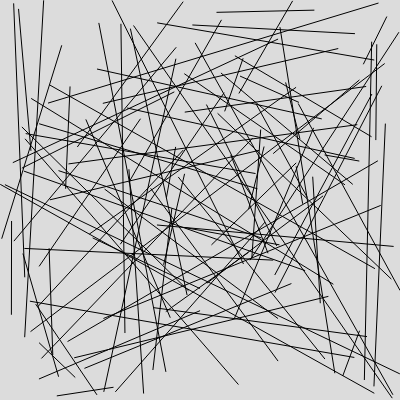
Frame 1 (no input)
Frame 60 (no input): identical to frame 1, image omitted
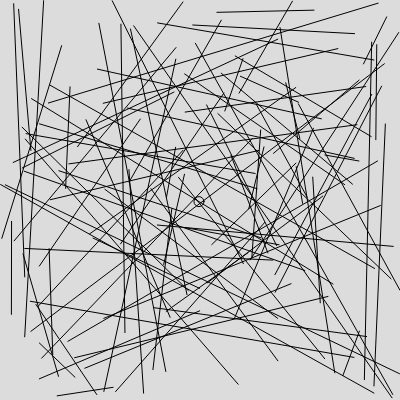
Frame 120 (the mouse pressed at the canvas centre since frame 60)

The p5.js sketch that drew these frames (run headless with seeded random() and noise() and a simulated clock; from frame 60 on, the mouse is pressed at the canvas centre):

// p5.js sketch
// ── sketch.js
let lines = [];

function setup() {
  createCanvas(400, 400);

  for (let i = 0; i < 100; i++) {
    lines.push(new bLine(new bPoint(random(width), random(height)), new bPoint(random(width), random(height))));
  }
}

function draw() {
  background(220);

  for (let i = 0; i < lines.length; i++) {
    lines[i].draw();
  }

  let index = minDistIndex(lines);
  lines[index].snapPoint();
}

function minDistIndex(lineArray) {
  let index = 0;
  let value = +Infinity;
  for (let i = 0; i < lineArray.length; i++) {
    let dist = lineArray[i].mouseDist();
    if (dist < value) {
      value = dist;
      index = i;
    }
  }

  return index;
}


class bLine {
  from;
  to;
  a1;
  b1;
  a2;
  b2;

  constructor(from, to) {
    this.from = from;
    this.to = to;

    this.a1 = - ((to.y - from.y) / (to.x - from.x));
    this.b1 = - (this.a1 * to.x + to.y);
    this.a2 = - (1 / this.a1);
  }

  draw() {
    line(this.from.x, this.from.y, this.to.x, this.to.y);
  }

  mouseDist() {
    return Math.abs(this.a1 * mouseX + mouseY + this.b1) / Math.sqrt(this.a1 * this.a1 + 1);
  }

  snapPoint() {
    let maxX = Math.max(this.from.x, this.to.x);
    let minX = Math.min(this.from.x, this.to.x);
    let maxY = Math.max(this.from.y, this.to.y);
    let minY = Math.min(this.from.y, this.to.y);

    this.b2 = -(this.a2 * mouseX + mouseY);

    let x = (this.b2 - this.b1) / (this.a1 - this.a2);
    let y = -(this.a1 * x + this.b1);

    if (x > minX && x < maxX && y > minY && y < maxY) {
      noFill();
      circle(x, y, 10);
    }
  }
}

class bPoint {
  x;
  y;

  constructor(x, y) {
    this.x = x;
    this.y = y;
  }
}
